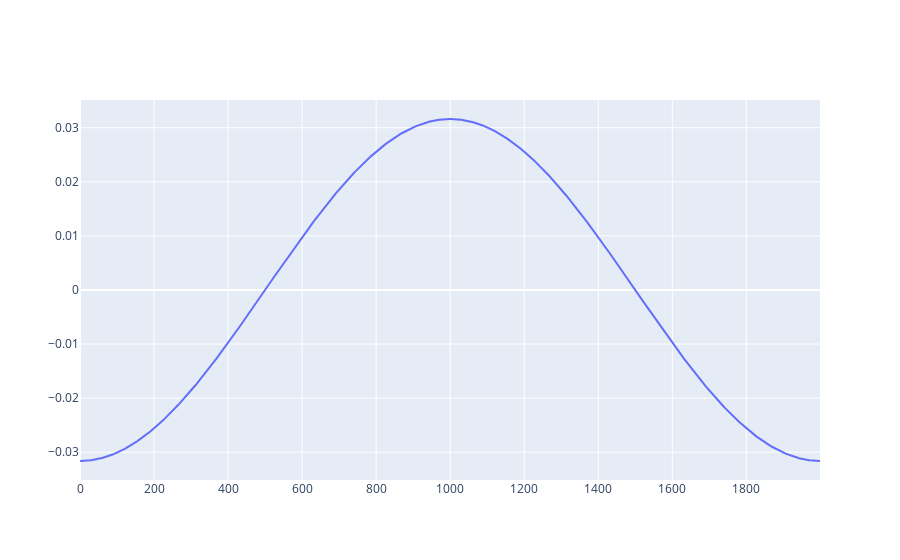

The notebook cell saved with this chart:
### Code cell
figure = go.Figure(data=[go.Scatter(x=x, y=eta[:, 1])])
figure.show()

### Figure 1 — Plotly figure (JSON) as saved in the notebook; plotly's stock layout.template omitted (floating-point values rounded to 4 significant figures; data arrays with more than 128 entries replaced by an {"elided": "..."} marker saying what was removed)
{"data": [{"type": "scatter", "x": {"elided": "2000 int values"}, "y": {"elided": "2000 float values"}}], "layout": {}}
